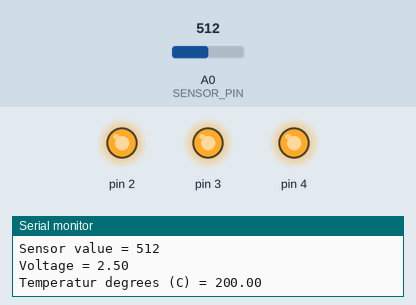
Simulated run of this sketch. Board: Arduino Uno, built with avr-gcc and run on an emulated ATmega328P. Parts: output pins drawn as LEDs (lit = HIGH), the last lines printed to the serial monitor. Inputs (shaded band) come from the test bench; at power-on: A0 (SENSOR_PIN) = 512.

Above: at 5.8 s.
5.9 s: A0 (SENSOR_PIN) set to 168
11.9 s: A0 (SENSOR_PIN) set to 155
At 16.1 s:
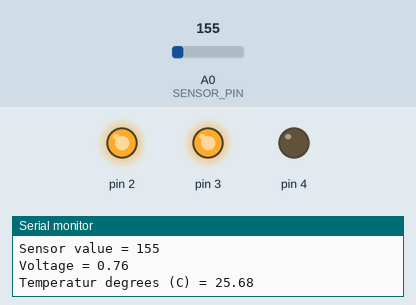
17.9 s: A0 (SENSOR_PIN) set to 122
At 21.1 s:
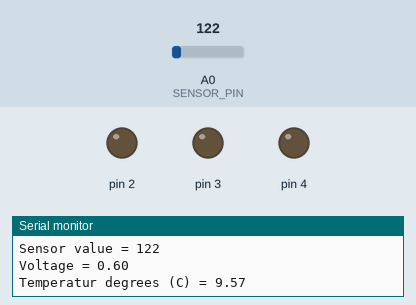
23.9 s: A0 (SENSOR_PIN) set to 306
At 26.2 s:
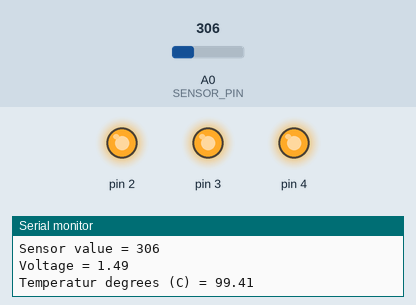
29.9 s: A0 (SENSOR_PIN) set to 0
At 31.2 s:
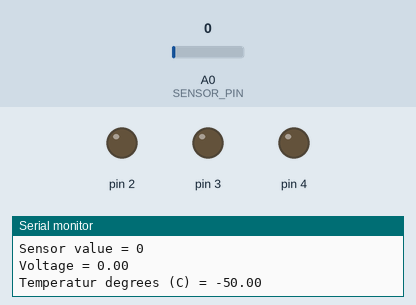
Timing chart, 0 to 32.9 s (numbered marks = the images above; inputs shaded):
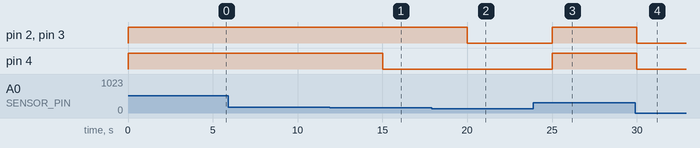

Measured:
- the behaviour switches between 156 and 155 on A0 (SENSOR_PIN) (found by bisection; images 0 and 1)
- after the input at 11.9 s, pin 4: HIGH → LOW after 3.1 s
- after the input at 17.9 s, pin 2, pin 3: HIGH → LOW after 2.1 s
- after the input at 23.9 s, pin 2–4: LOW → HIGH after 1.1 s
- after the input at 29.9 s, pin 2–4: HIGH → LOW after 0.11 s

The sketch:

love_o_meter_temperatures.ino
```cpp
const int SENSOR_PIN = A0;
const float BASELINE_TEMP = 20.0;

void setup() {
  Serial.begin(9600);

  // set the digital pins as outputs
  for (int pinNumber = 2; pinNumber < 5; pinNumber++) {
    pinMode(pinNumber, OUTPUT);
    digitalWrite(pinNumber, LOW);
  }

}

void loop() {
  int sensorVal = analogRead(SENSOR_PIN);
  Serial.print("Sensor value = ");
  Serial.print(sensorVal);
  Serial.print("\n");

  float voltage = sensorVal / 1024.0 * 5.0;
  Serial.print("Voltage = ");
  Serial.print(voltage);
  Serial.print("\n");

  Serial.print("Temperatur degrees (C) = ");
  // convert the voltage to temperatures in degress celsius.
  float temperature = (voltage - 0.5) * 100;
  Serial.print(temperature);
  Serial.print("\n");

  if (temperature < BASELINE_TEMP + 2) {
    digitalWrite(2, LOW);
    digitalWrite(3, LOW);
    digitalWrite(4, LOW);
  } else if (temperature >= BASELINE_TEMP + 2 && temperature < BASELINE_TEMP + 4) {
    digitalWrite(2, HIGH);
    digitalWrite(3, LOW);
    digitalWrite(4, LOW);
  } else if (temperature >= BASELINE_TEMP + 4 && temperature < BASELINE_TEMP + 6) {
    digitalWrite(2, HIGH);
    digitalWrite(3, HIGH);
    digitalWrite(4, LOW);
  } else if (temperature >= BASELINE_TEMP + 6) {
    digitalWrite(2, HIGH);
    digitalWrite(3, HIGH);
    digitalWrite(4, HIGH);
  }
  delay(5000);
}
```
